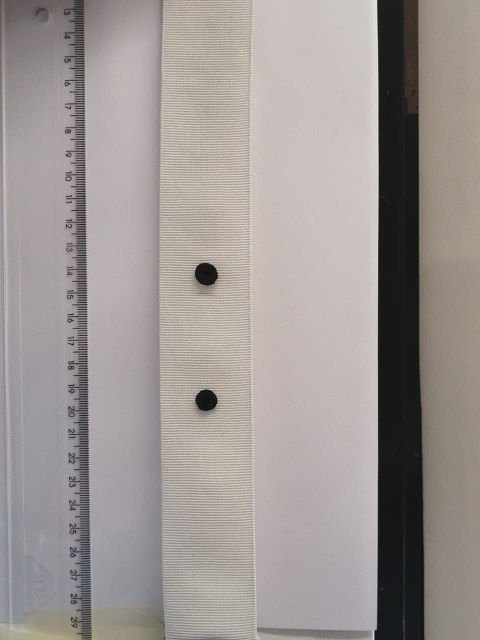
#> input picture circle1.jpeg, 960 x 1280 px, given in place of 2500.jpg, which was not available (shown at 1/2 size)
$ python hough2.py circle1.jpeg
#> lines starting #> are read from the running program, lines starting #| are printed output that depends on the picture; after the words box and inside, x2 and y2 are one past the last pixel; in counts of white or black regions, pixels touching at a corner belong together; pictures that were not available may be replaced by others from this repository, and a replacement may not be noted
import sys
import cv2
import numpy as np
import math


def main(argv):
    cv2.namedWindow('Image', cv2.WINDOW_NORMAL)
    cv2.resizeWindow('Image', 640, 480)

    #default_file =  "test1.png"
    #default_file =  "/home/luigy/analise_imagens/data/data2/1000.jpg"
    #default_file =  "/home/luigy/analise_imagens/data/data2/1500.jpg"
    default_file =  "/home/luigy/analise_imagens/data/data2/2500.jpg"
    #default_file =  "circle1.jpeg"
    #filename = argv[0] if len(argv) > 0 else default_file
    # Loads an image
    #src = cv.imread(filename)
    src = cv2.imread(default_file)
#> src is the input picture: shape (1280, 960, 3); mean B, G, R 148, 150.6, 157.2
    # Check if image is loaded fine
    if src is None:
        print ('Error opening image!')
        print ('Usage: hough_circle.py [image_name -- default ' + default_file + '] \n')
        return -1


    #cv2.imshow("Image", src)
    #cv2.waitKey(0)
    x=200
    w=1200
    y=200
    h=600
    src=src[y:y+h,x:x+w]
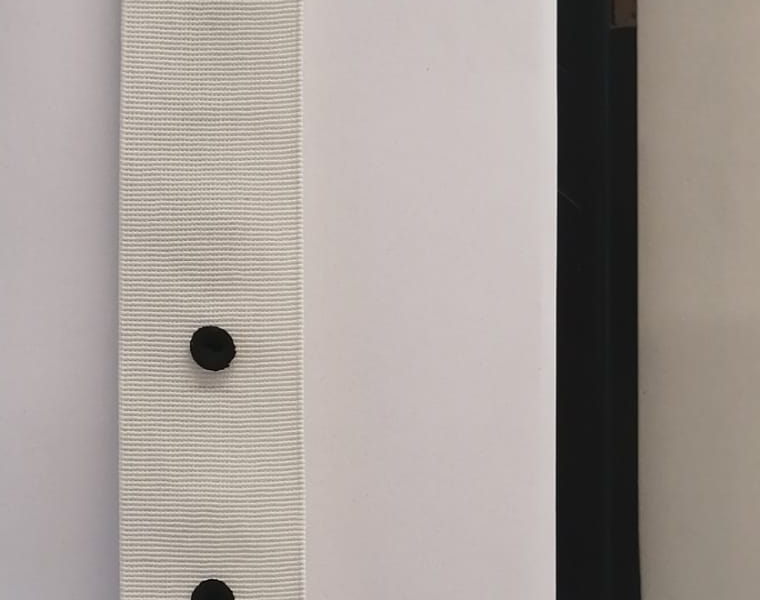
#> src: shape (600, 760, 3); mean B, G, R 152, 156.8, 165.1

    gray = cv2.cvtColor(src, cv2.COLOR_BGR2GRAY)


    gray = cv2.medianBlur(gray, 9)
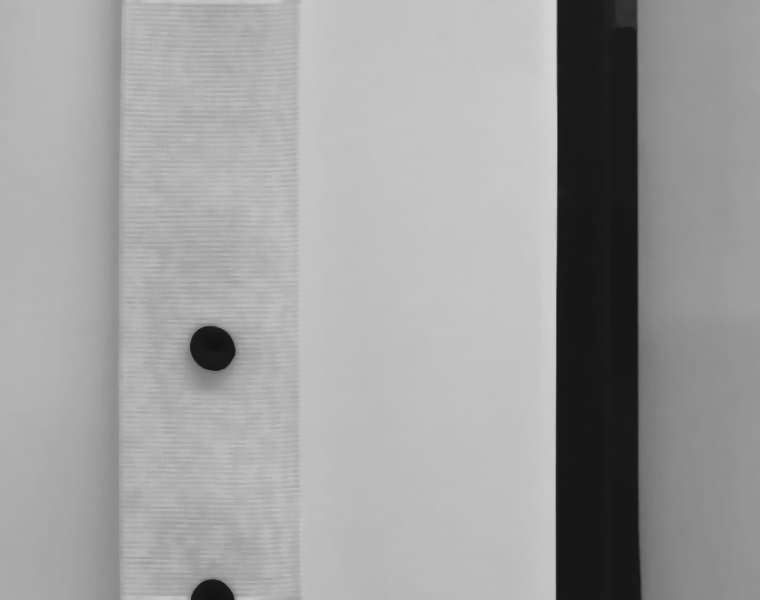
#> gray: shape (600, 760); min 18, max 211, mean 158.4


    rows = gray.shape[0]
#> rows = 600
    #circles = cv2.HoughCircles(gray, cv2.HOUGH_GRADIENT, 1, rows / 8,
    circles = cv2.HoughCircles(gray, cv2.HOUGH_GRADIENT, 1, rows / 4,
                                param1=100, param2=30,
                                minRadius=0, maxRadius=50000)
#> circles = [[213.5, 346.5, 23.6]]
                                #minRadius=0, maxRadius=300)

    print(circles)
#| [[[213.5 346.5  23.6]]]
    if circles is not None:
        circles = np.uint16(np.around(circles))
#> circles = [[214, 346, 24]]
        for i in circles[0, :]:
            center = (i[0], i[1])
            # circle center
            cv2.circle(src, center, 1, (0, 100, 100), 3)
            # circle outline
            radius = i[2]
            cv2.circle(src, center, radius, (255, 0, 255), 3)
#> this loop made 1 pass
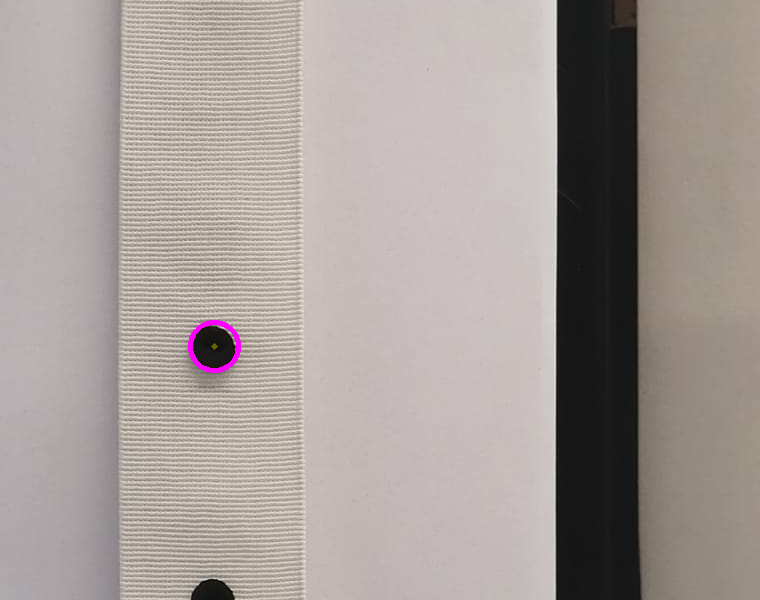
#> src: shape (600, 760, 3); 0.17% of pixels changed, all inside (x1, y1, x2, y2) = (188, 320, 241, 373)

    if circles is not None:
        if len(circles[0])==2:
            circles = np.uint16(np.around(circles))
            distance = math.sqrt((circles[0][0][0]-circles[0][1][0])^2 + (circles[0][0][1]-circles[0][1][1])^2)
            print(distance)

            font = cv2.FONT_HERSHEY_SIMPLEX
            cv2.putText(src, str(distance), (230, 50), font, 0.8, (0, 0, 255), 2, cv2.LINE_AA)

    cv2.imshow("Image", src)
    cv2.waitKey(0)


    return 0
if __name__ == "__main__":
    #main(sys.argv[1:])#
    main(sys.argv[1:])#

$ run again, on Selection_001.png
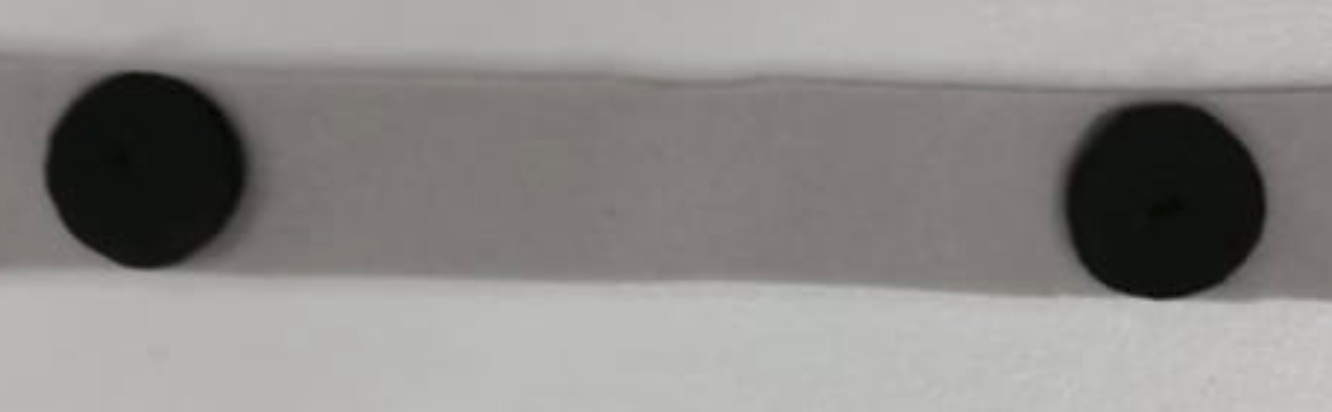
#> input picture Selection_001.png, 1332 x 412 px, given in place of 2500.jpg, which was not available
#> in main, src is the input picture: shape (412, 1332, 3); mean B, G, R 136.9, 139.1, 141.2
#> in main, `src=src[y:y+h,x:x+w]`:
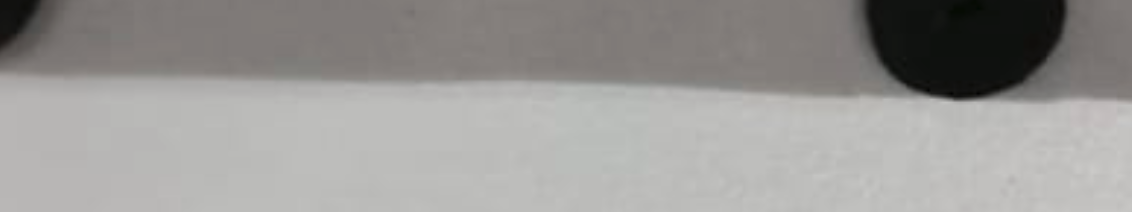
#> src: shape (212, 1132, 3); mean B, G, R 150.5, 152.6, 154.2
#> circles = None
#| None
